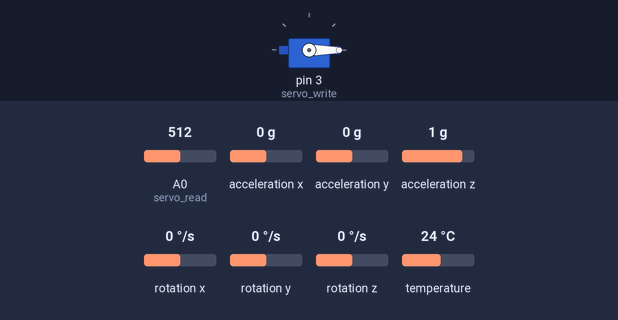
Recording of a sketch running on a simulated Arduino Uno, built with avr-gcc and run on an emulated ATmega328P. On the bench: servo. Inputs (shaded band) come from the test bench; at power-on: A0 (servo_read) = 512, acceleration x 0 g, acceleration y 0 g, acceleration z 1 g, rotation x 0 °/s, rotation y 0 °/s, rotation z 0 °/s, temperature 24 °C. Storage starts empty.

Above: at 0.05 s.
At 11.75 s:
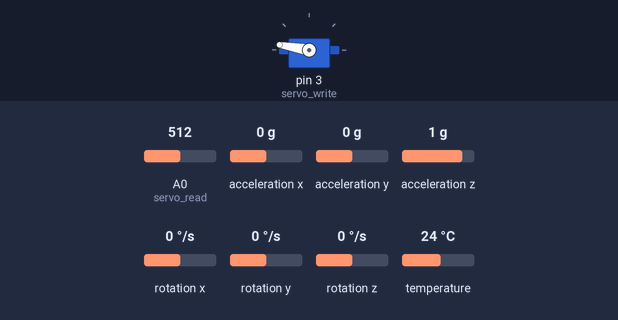
Timing chart, 0 to 15.3 s (numbered marks = the images above):
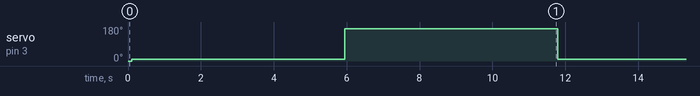

The sketch:

practice.ino
```cpp
#include <SPI.h>
#include <SD.h>
#include <Servo.h>
#include <Adafruit_MPU6050.h>
#include <Adafruit_Sensor.h>
#include <Wire.h>

#define chip_select 10
#define servo_read 0
#define servo_write 3

Servo servo;
File log_file;
Adafruit_MPU6050 mpu;
int cnt = 0;
int hi_low = 0;

void setup() {
  // put your setup code here, to run once:
  servo.attach(servo_write);
  SD.begin(chip_select);
  mpu.begin();
  mpu.setAccelerometerRange(MPU6050_RANGE_4_G);
  mpu.setFilterBandwidth(MPU6050_BAND_94_HZ);
}

void loop() {
  // put your main code here, to run repeatedly:
  // read input
  int data = analogRead(servo_read);

  // read mpu
  sensors_event_t a, g, temp;
  mpu.getEvent(&a, &g, &temp);

  // log data
  String data_string = String(data)+",";
  data_string += String(hi_low)+",";
  data_string += String(a.acceleration.x)+",";
  data_string += String(a.acceleration.y)+",";
  data_string += String(a.acceleration.z)+",";
  data_string += String(temp.temperature)+",";
  log_file = SD.open("Log.csv", FILE_WRITE);
  log_file.println(data_string);
  log_file.close();

  // write servo
  servo.write(hi_low);

  // house keeping
  cnt +=1;
  if(cnt > 180)
  {
    cnt = 0;
  }
  if(cnt > 90)
  {
    hi_low = 170;
  }
  else
  {
    hi_low = 10;
  }
  delay(50);
}
```

Measured:
- by itself, servo on pin 3 (servo_write): alternates 170° for 5.8 s and 10° for 5.9 s
